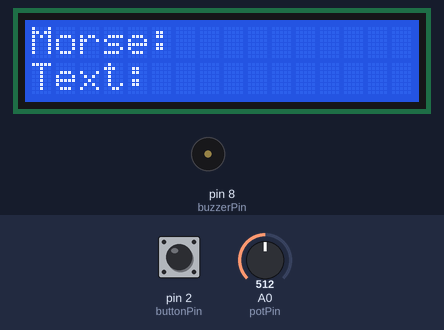
The sketch below on a simulated Arduino Uno, built with avr-gcc and run on an emulated ATmega328P. Parts: 16×2 character LCD, buzzer (waves = sounding). The test bench sets the inputs (shaded band); at power-on: pin 2 (buttonPin) HIGH, A0 (potPin) = 512.

Above: at 3.3 s.
3.4 s: pin 2 (buttonPin) pulled LOW for 0.15 s
At 5.6 s:
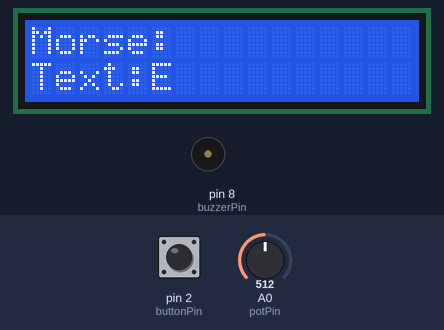
6.2 s: pin 2 (buttonPin) pulled LOW for 1 s
At 9.9 s:
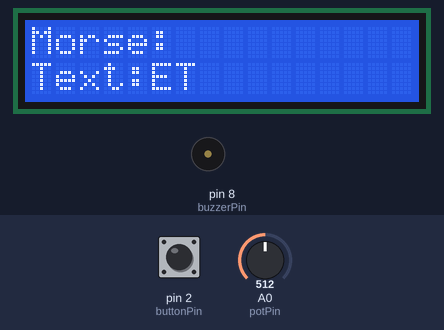
10.2 s: pin 2 (buttonPin) pulled LOW for 0.15 s
At 11.9 s:
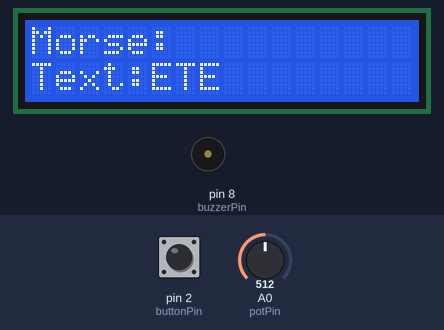
13.0 s: pin 2 (buttonPin) pulled LOW for 3.2 s
At 18.9 s:
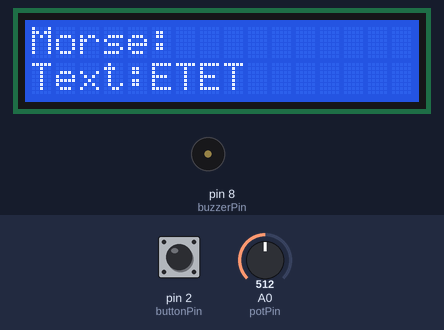
19.2 s: pin 2 (buttonPin) pulled LOW for 0.15 s
At 21.3 s:
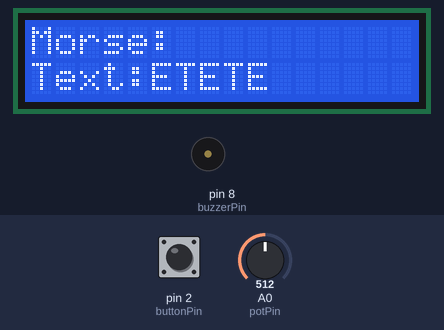
22.0 s: pin 2 (buttonPin) pulled LOW for 1 s
At 25.6 s:
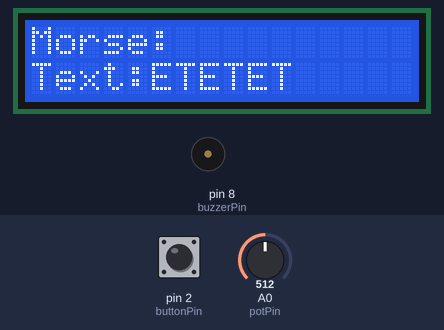
Timing chart, 0 to 27.0 s (numbered marks = the images above; inputs shaded):
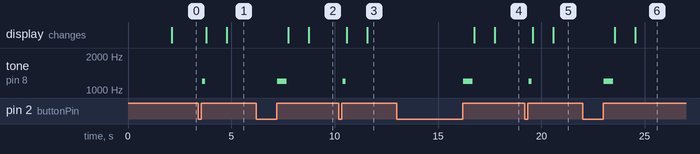

The sketch:

morse_code_interpreter.ino
```cpp
#include <Wire.h>
#include <LiquidCrystal_I2C.h>

// LCD address genelde 0x27 veya 0x3F olur
LiquidCrystal_I2C lcd(0x27, 16, 2);

// Pin tanımları
const int buttonPin = 2;
const int buzzerPin = 8;
const int potPin    = A0;

// Zaman ayarları
const unsigned long dotThreshold = 300;
const unsigned long letterPause  = 1000;
const unsigned long debounceTime = 30;

String morseInput = "";
String decodedText = "";

bool lastButtonState = HIGH;
bool currentButtonState = HIGH;
bool pressing = false;

unsigned long pressStartTime = 0;
unsigned long lastInputTime = 0;
unsigned long lastDebounceTime = 0;

// Morse tablosu
String morseTable[][2] = {
  {".-", "A"},   {"-...", "B"}, {"-.-.", "C"}, {"-..", "D"},  {".", "E"},
  {"..-.", "F"}, {"--.", "G"},  {"....", "H"}, {"..", "I"},   {".---", "J"},
  {"-.-", "K"},  {".-..", "L"}, {"--", "M"},   {"-.", "N"},   {"---", "O"},
  {".--.", "P"}, {"--.-", "Q"}, {".-.", "R"},  {"...", "S"},  {"-", "T"},
  {"..-", "U"},  {"...-", "V"}, {".--", "W"},  {"-..-", "X"}, {"-.--", "Y"},
  {"--..", "Z"},
  {"-----", "0"}, {".----", "1"}, {"..---", "2"}, {"...--", "3"}, {"....-", "4"},
  {".....", "5"}, {"-....", "6"}, {"--...", "7"}, {"---..", "8"}, {"----.", "9"}
};

String decodeMorse(String code) {
  for (int i = 0; i < 36; i++) {
    if (morseTable[i][0] == code) {
      return morseTable[i][1];
    }
  }
  return "?";
}

void beepSymbol(char symbol) {
  int potValue = analogRead(potPin);
  int freq = map(potValue, 0, 1023, 400, 2000);

  if (symbol == '.') {
    tone(buzzerPin, freq, 150);
    delay(180);
  } else if (symbol == '-') {
    tone(buzzerPin, freq, 450);
    delay(500);
  }
  noTone(buzzerPin);
}

void showStatus() {
  lcd.clear();
  lcd.setCursor(0, 0);
  lcd.print("Morse:");
  lcd.setCursor(7, 0);
  lcd.print(morseInput);

  lcd.setCursor(0, 1);
  lcd.print("Text:");
  lcd.setCursor(5, 1);
  lcd.print(decodedText);
}

void setup() {
  pinMode(buttonPin, INPUT_PULLUP);
  pinMode(buzzerPin, OUTPUT);

  lcd.init();
  lcd.backlight();

  lcd.setCursor(0, 0);
  lcd.print("Morse Code");
  lcd.setCursor(0, 1);
  lcd.print("Interpreter");
  delay(2000);

  lcd.clear();
  showStatus();
}

void loop() {
  bool reading = digitalRead(buttonPin);

  if (reading != lastButtonState) {
    lastDebounceTime = millis();
  }

  if ((millis() - lastDebounceTime) > debounceTime) {
    if (reading != currentButtonState) {
      currentButtonState = reading;

      if (currentButtonState == LOW) {
        pressing = true;
        pressStartTime = millis();
      }

      if (currentButtonState == HIGH && pressing) {
        pressing = false;
        unsigned long pressDuration = millis() - pressStartTime;

        if (pressDuration < dotThreshold) {
          morseInput += ".";
          beepSymbol('.');
        } else {
          morseInput += "-";
          beepSymbol('-');
        }

        lastInputTime = millis();
        showStatus();
      }
    }
  }

  lastButtonState = reading;

  if (morseInput.length() > 0 && (millis() - lastInputTime > letterPause)) {
    String letter = decodeMorse(morseInput);
    decodedText += letter;

    morseInput = "";
    showStatus();

    delay(300);
  }

  if (decodedText.length() > 11) {
    delay(500);
    decodedText = "";
    lcd.clear();
    showStatus();
  }
}
```

Measured:
- after the input at 3.4 s, tone on pin 8 (buzzerPin): silent → 1200 Hz after 0.18 s, → silent 0.15 s later; the display: first changes after 0.38 s (image 1 shows a later state)
- after the input at 6.2 s, tone on pin 8 (buzzerPin): silent → 1200 Hz after 1.0 s, → silent 0.45 s later; the display: first changes after 1.5 s (image 2 shows a later state)
- after the input at 10.2 s, tone on pin 8 (buzzerPin): silent → 1200 Hz after 0.18 s, → silent 0.15 s later; the display: first changes after 0.38 s (image 3 shows a later state)
- after the input at 13.0 s, tone on pin 8 (buzzerPin): silent → 1200 Hz after 3.2 s, → silent 0.45 s later; the display: first changes after 3.7 s (image 4 shows a later state)
- after the input at 19.2 s, tone on pin 8 (buzzerPin): silent → 1200 Hz after 0.18 s, → silent 0.15 s later; the display: first changes after 0.38 s (image 5 shows a later state)
- after the input at 22.0 s, tone on pin 8 (buzzerPin): silent → 1200 Hz after 1.0 s, → silent 0.45 s later; the display: first changes after 1.6 s (image 6 shows a later state)
